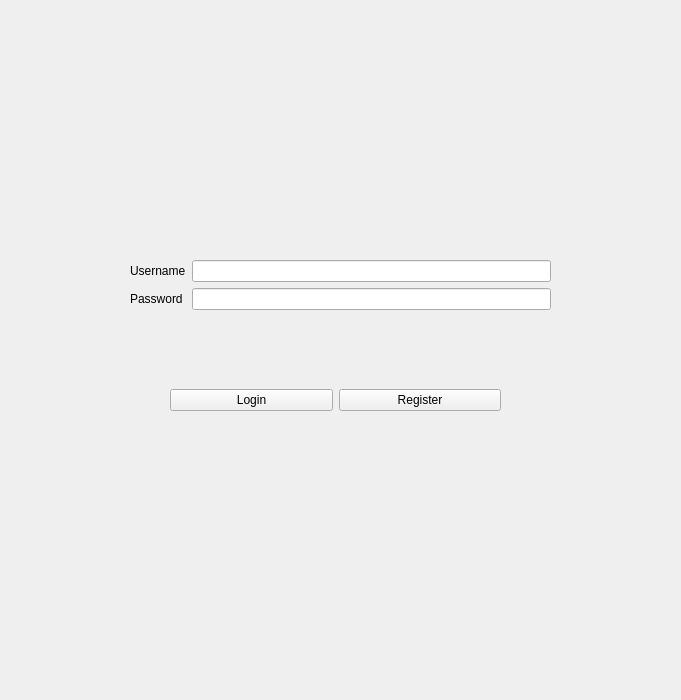
<?xml version="1.0" encoding="UTF-8"?>
<ui version="4.0">
 <class>Form</class>
 <widget class="QWidget" name="Form">
  <property name="windowTitle">
   <string>Form</string>
  </property>
  <widget class="QWidget" name="formLayoutWidget">
   <property name="geometry">
    <rect>
     <x>130</x>
     <y>260</y>
     <width>421</width>
     <height>82</height>
    </rect>
   </property>
   <layout class="QFormLayout" name="formLayout">
    <item row="0" column="0">
     <widget class="QLabel" name="label">
      <property name="text">
       <string>Username</string>
      </property>
     </widget>
    </item>
    <item row="0" column="1">
     <widget class="QLineEdit" name="user_edit"/>
    </item>
    <item row="1" column="0">
     <widget class="QLabel" name="label_2">
      <property name="text">
       <string>Password</string>
      </property>
     </widget>
    </item>
    <item row="1" column="1">
     <widget class="QLineEdit" name="pass_edit"/>
    </item>
   </layout>
  </widget>
  <widget class="QWidget" name="gridLayoutWidget">
   <property name="geometry">
    <rect>
     <x>170</x>
     <y>360</y>
     <width>331</width>
     <height>80</height>
    </rect>
   </property>
   <layout class="QGridLayout" name="gridLayout">
    <item row="0" column="0">
     <widget class="QPushButton" name="login">
      <property name="text">
       <string>Login</string>
      </property>
     </widget>
    </item>
    <item row="0" column="1">
     <widget class="QPushButton" name="register_2">
      <property name="text">
       <string>Register</string>
      </property>
     </widget>
    </item>
   </layout>
  </widget>
 </widget>
 <resources/>
 <connections/>
</ui>
